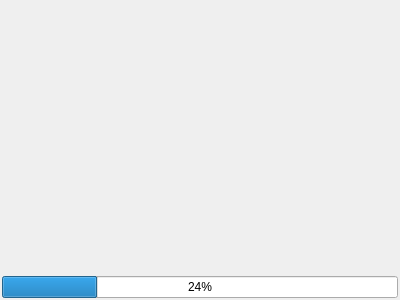
<?xml version="1.0" encoding="UTF-8"?>
<ui version="4.0">
 <class>NotificationZone</class>
 <widget class="QDockWidget" name="NotificationZone">
  <property name="geometry">
   <rect>
    <x>0</x>
    <y>0</y>
    <width>400</width>
    <height>300</height>
   </rect>
  </property>
  <property name="windowTitle">
   <string>Notification Zone</string>
  </property>
  <widget class="QWidget" name="dockWidgetContents">
   <layout class="QVBoxLayout" name="verticalLayout" stretch="1,0">
    <property name="spacing">
     <number>2</number>
    </property>
    <property name="leftMargin">
     <number>2</number>
    </property>
    <property name="topMargin">
     <number>2</number>
    </property>
    <property name="rightMargin">
     <number>2</number>
    </property>
    <property name="bottomMargin">
     <number>2</number>
    </property>
    <item>
     <widget class="LogPanel" name="m_logPanel" native="true"/>
    </item>
    <item>
     <widget class="QProgressBar" name="m_progessBar">
      <property name="value">
       <number>24</number>
      </property>
     </widget>
    </item>
   </layout>
  </widget>
 </widget>
 <customwidgets>
  <customwidget>
   <class>LogPanel</class>
   <extends>QWidget</extends>
   <header>common/widgets/logpanel.h</header>
   <container>1</container>
  </customwidget>
 </customwidgets>
 <resources/>
 <connections/>
</ui>
